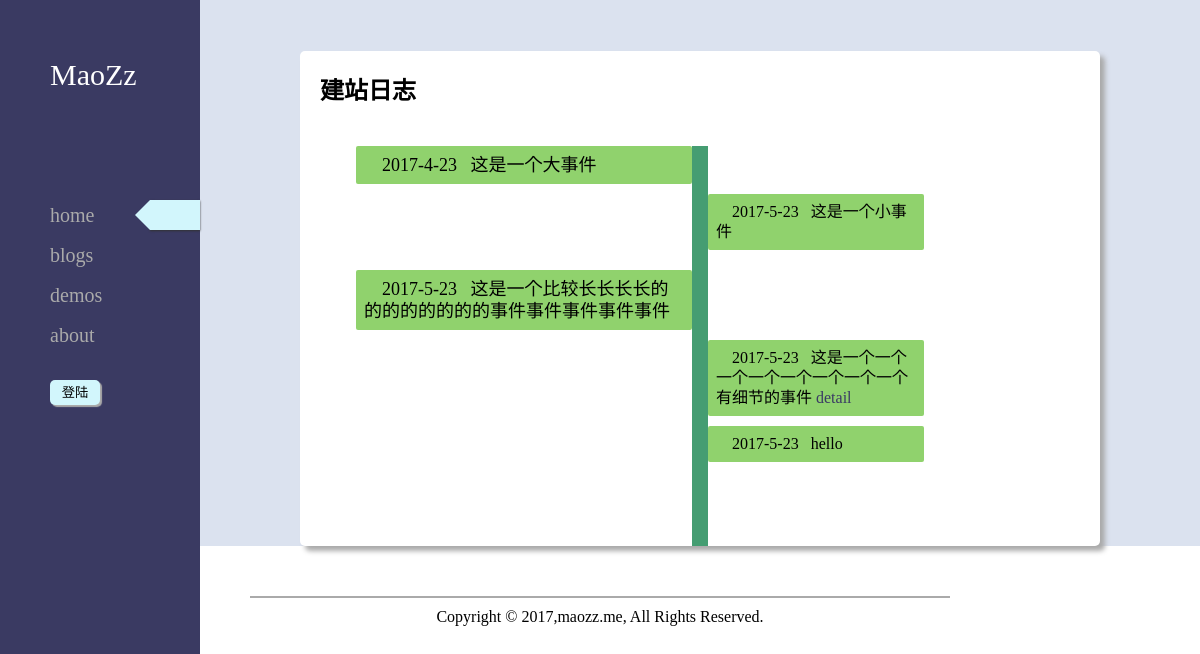
Screenshot of /event/ with the database file from the repository.
### event/models.py (models this page shows, shortened)
class Event(models.Model):
    publish_time = models.DateTimeField(auto_now_add=False)
    url = models.CharField(max_length=30,null=True,blank=True)
    description = models.TextField(blank=False)
    ismajor = models.BooleanField()

### event/views.py (the view)
# urls.py: url(r'^event/',include('event.urls')),
def event(rq):
    events = Event.objects.all()
    rp = render(rq,'event/event.html',{'events': events})
    rp.set_cookie('page','3');
    return rp

### event/templates/event/event.html (shortened to what this page needs)
<!DOCTYPE html>
<html lang="en">
<head>
  {% load static %}
  <link href="{% static 'blog/css/base.css' %}" rel="stylesheet">
  <link href="{% static 'event/css/event.css' %}" rel="stylesheet">
</head>
<body>
{% include 'common/nav.html' %}
<div class="container">
  <div class="content">
    <h2>建站日志</h2>
    <div class="trunk">
      {% for item in events %}
        {% if item.ismajor %}
          <div class="branch major">
            <span class="event-time">{{ item.publish_time | date:'Y-g-j' }}&nbsp&nbsp</span>
            <span class="event-description">{{ item.description }}</span>
          </div>
        {% else %}
          <div class="branch minor">
            <span class="event-time">{{ item.publish_time | date:'Y-g-j'}}&nbsp&nbsp</span>
            <span class="event-description">{{ item.description }}</span>
            {% if item.url %}
            <a href="{{ item.url }}" class="event-detail">detail</a>
            {% endif %}
          </div>
        {% endif %}
      {% endfor %}
    </div>
  </div>
</div>
{% include 'common/footer.html' %}
</body>
</html>

### blog/static/blog/css/base.css (style rules this page uses)
* { margin: 0; padding: 0; }
a { text-decoration: none; }
.container { margin-left: 200px; background: #dbe2ef; border-top: 1px solid transparent; }

### event/static/event/css/event.css (style rules this page uses)
* { margin: 0; padding: 0; }
.content { background: #fff; margin: 50px 100px; border-radius: 5px; box-shadow: 5px 5px 5px #aaa; }
.content h2 { padding: 20px; }
.trunk { position: relative; min-height: 400px; }
.trunk::before { width: 2%; height: 100%; position: absolute; top: 0; left: 49%; background: #459d72; content: ''; }
.branch { background: #90d26d; text-indent: 1em; border-radius: 2px; padding: 1%; }
.major { margin-left: 7%; margin-top: 20px; width: 40%; font-size: 18px; line-height: 22px; }
.minor { margin-left: 51%; width: 25%; font-size: 16px; line-height: 20px; margin-top: 10px; }
.event-detail { color: #3a3a64; }

### rows the page displays
Event: publish_time "2017-4-23", description "这是一个大事件"
Event: publish_time "2017-5-23", description "这是一个小事件"
Event: publish_time "2017-5-23", description "这是一个比较长长长长的的的的的的的的事件事件事件事件事件"
Event: publish_time "2017-5-23", description "这是一个一个一个一个一个一个一个一个有细节的事件"
Event: publish_time "2017-5-23", description "hello"
